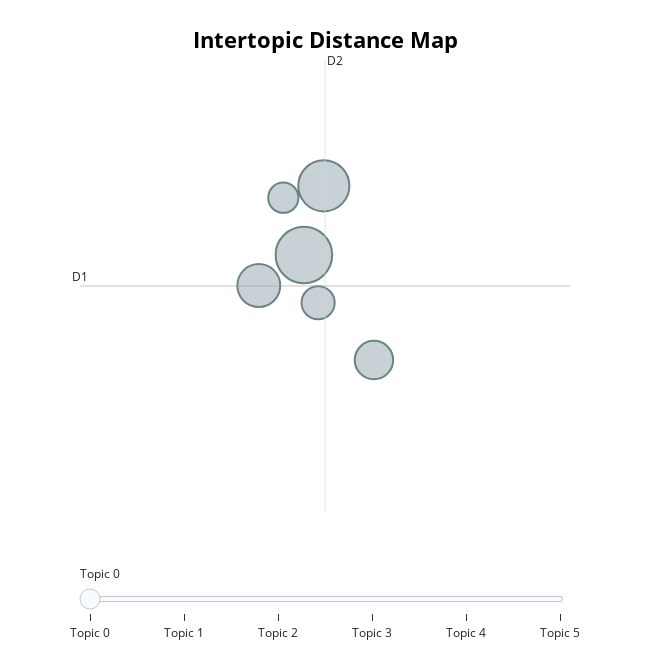

Source (notebook cell):
### Markdown cell above
總共分出七個主題，其中第一個主題無法分類的詞彙，第二個則與婚姻中的互動關係較有關，包含老公、老婆、小孩、婚姻、離婚等詞彙，第三個則與較抽象的情感表達詞彙有關，如真的、不想、痛苦等，第四個則與房子、經濟、財務相關，主要是針對經濟壓力、買房貸款、家庭財務分配的討論，第五個則與孩子及家庭生活有關，有較多關於照顧孩子、作息安排與家庭生活的描述，第六個則是與社群平台的互動行為較相關，就與我們的主題較無關聯，但有被單獨分成一類，第七個則與感情、婚姻破裂較相關，有外遇、分手、離婚等詞，多是關於分手、離婚、外遇的感情問題。<br>
所以是有成功辨識出多個的明確主題，例如「婚姻問題」、「房貸壓力」、「家庭生活」。

### Code cell
zh_topic_model.visualize_topics()

### Figure 1 — Plotly figure (JSON) as saved in the notebook; plotly's stock layout.template omitted (floating-point values rounded to 4 significant figures)
{"data": [{"customdata": [[0, "  | 老婆 | 妳 | 婚姻 | 老公", 7361], [1, "  | 真的 | 說 | 情況 | 想", 6016], [2, "房子 |   | 房貸 | 萬 | 錢", 4244], [3, "  | 小孩 | 睡 | 下班 | 回家", 3396], [4, "  | 文章 | 版友 | 建議 | 謝謝", 2522], [5, "離婚 |   | 結婚 | 外遇 | 交往", 2104]], "hovertemplate": "<b>Topic %{customdata[0]}</b><br>%{customdata[1]}<br>Size: %{customdata[2]}", "legendgroup": "", "marker": {"color": "#B0BEC5", "line": {"color": "DarkSlateGrey", "width": 2}, "size": [7361, 6016, 4244, 3396, 2522, 2104], "sizemode": "area", "sizeref": 4.601, "symbol": "circle"}, "mode": "markers", "name": "", "orientation": "v", "showlegend": false, "type": "scatter", "x": [20.22, 20.54, 19.48, 21.36, 20.45, 19.88], "xaxis": "x", "y": [-12.27, -11.33, -12.68, -13.69, -12.91, -11.49], "yaxis": "y"}], "layout": {"annotations": [{"showarrow": false, "text": "D1", "x": 16.56, "y": -12.69, "yshift": 10}, {"showarrow": false, "text": "D2", "x": 20.56, "xshift": 10, "y": -9.632}], "height": 650, "hoverlabel": {"bgcolor": "white", "font": {"family": "Rockwell", "size": 16}}, "legend": {"itemsizing": "constant", "tracegroupgap": 0}, "margin": {"t": 60}, "shapes": [{"line": {"color": "#CFD8DC", "width": 2}, "type": "line", "x0": 20.56, "x1": 20.56, "y0": -15.74, "y1": -9.632}, {"line": {"color": "#9E9E9E", "width": 2}, "type": "line", "x0": 16.56, "x1": 24.56, "y0": -12.69, "y1": -12.69}], "sliders": [{"active": 0, "pad": {"t": 50}, "steps": [{"args": [{"marker.color": [["red", "#B0BEC5", "#B0BEC5", "#B0BEC5", "#B0BEC5", "#B0BEC5"]]}], "label": "Topic 0", "method": "update"}, {"args": [{"marker.color": [["#B0BEC5", "red", "#B0BEC5", "#B0BEC5", "#B0BEC5", "#B0BEC5"]]}], "label": "Topic 1", "method": "update"}, {"args": [{"marker.color": [["#B0BEC5", "#B0BEC5", "red", "#B0BEC5", "#B0BEC5", "#B0BEC5"]]}], "label": "Topic 2", "method": "update"}, {"args": [{"marker.color": [["#B0BEC5", "#B0BEC5", "#B0BEC5", "red", "#B0BEC5", "#B0BEC5"]]}], "label": "Topic 3", "method": "update"}, {"args": [{"marker.color": [["#B0BEC5", "#B0BEC5", "#B0BEC5", "#B0BEC5", "red", "#B0BEC5"]]}], "label": "Topic 4", "method": "update"}, {"args": [{"marker.color": [["#B0BEC5", "#B0BEC5", "#B0BEC5", "#B0BEC5", "#B0BEC5", "red"]]}], "label": "Topic 5", "method": "update"}]}], "title": {"font": {"color": "Black", "size": 22}, "text": "<b>Intertopic Distance Map</b>", "x": 0.5, "xanchor": "center", "y": 0.95, "yanchor": "top"}, "width": 650, "xaxis": {"anchor": "y", "domain": [0, 1], "range": [16.56, 24.56], "title": {"text": ""}, "visible": false}, "yaxis": {"anchor": "x", "domain": [0, 1], "range": [-15.74, -9.632], "title": {"text": ""}, "visible": false}}}
